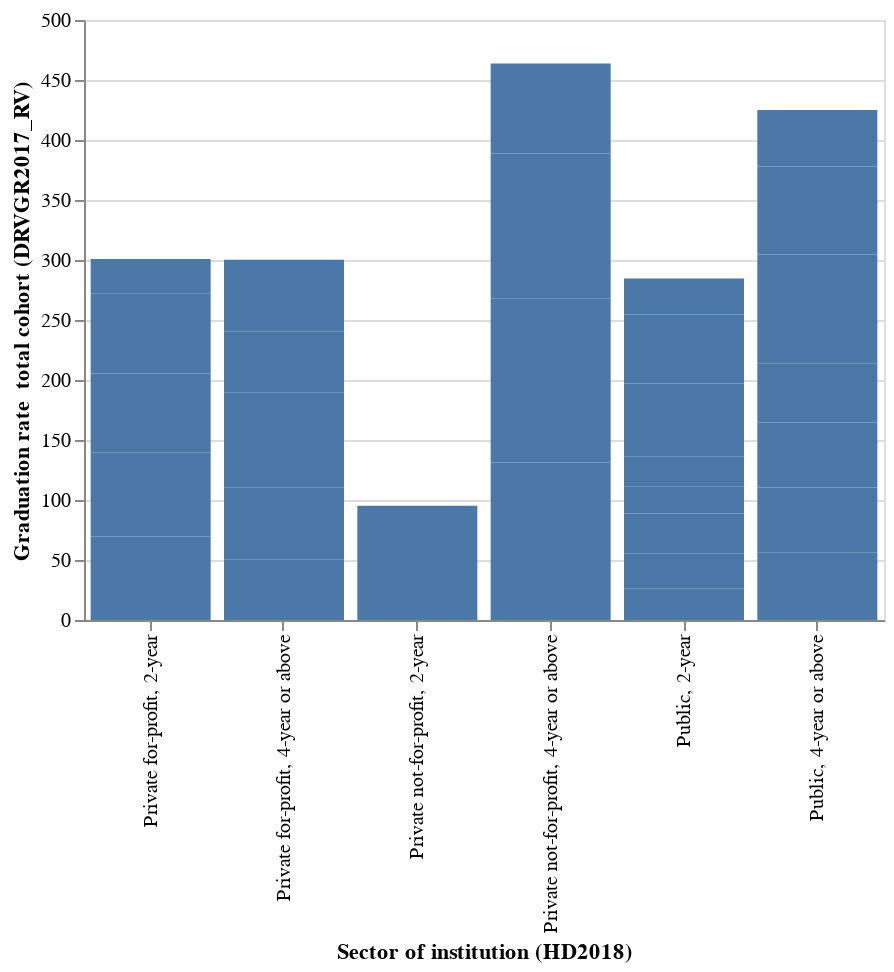

Write notebook code for a chart like this one.
### Code cell
alt.Chart(data = tidy).mark_bar().encode(
    x = 'Sector of institution (HD2018)',
    y = 'Graduation rate  total cohort (DRVGR2017_RV)',
)

### Figure 1 — Vega-Lite specification as saved in the notebook (floating-point values rounded to 4 significant figures)
{"$schema": "https://vega.github.io/schema/vega-lite/v3.4.0.json", "config": {"mark": {"tooltip": null}, "view": {"height": 300, "width": 400}}, "data": {"name": "data-df5ca937c9d7259b21761532c4ae714f"}, "datasets": {"data-df5ca937c9d7259b21761532c4ae714f": [{"Degree of urbanization (Urban-centric locale) (HD2018)": "City: Large", "Graduation rate  total cohort (DRVGR2017_RV)": 69.6, "Sector of institution (HD2018)": "Private for-profit, 2-year"}, {"Degree of urbanization (Urban-centric locale) (HD2018)": "City: Large", "Graduation rate  total cohort (DRVGR2017_RV)": 50.3, "Sector of institution (HD2018)": "Private for-profit, 4-year or above"}, {"Degree of urbanization (Urban-centric locale) (HD2018)": "City: Large", "Graduation rate  total cohort (DRVGR2017_RV)": 68.25, "Sector of institution (HD2018)": "Private not-for-profit, 2-year"}, {"Degree of urbanization (Urban-centric locale) (HD2018)": "City: Large", "Graduation rate  total cohort (DRVGR2017_RV)": 56.59, "Sector of institution (HD2018)": "Private not-for-profit, 4-year or above"}, {"Degree of urbanization (Urban-centric locale) (HD2018)": "City: Large", "Graduation rate  total cohort (DRVGR2017_RV)": 25.95, "Sector of institution (HD2018)": "Public, 2-year"}, {"Degree of urbanization (Urban-centric locale) (HD2018)": "City: Large", "Graduation rate  total cohort (DRVGR2017_RV)": 56.5, "Sector of institution (HD2018)": "Public, 4-year or above"}, {"Degree of urbanization (Urban-centric locale) (HD2018)": "City: Midsize", "Graduation rate  total cohort (DRVGR2017_RV)": 70.22, "Sector of institution (HD2018)": "Private for-profit, 2-year"}, {"Degree of urbanization (Urban-centric locale) (HD2018)": "City: Midsize", "Graduation rate  total cohort (DRVGR2017_RV)": 60, "Sector of institution (HD2018)": "Private for-profit, 4-year or above"}, {"Degree of urbanization (Urban-centric locale) (HD2018)": "City: Midsize", "Graduation rate  total cohort (DRVGR2017_RV)": 74.75, "Sector of institution (HD2018)": "Private not-for-profit, 4-year or above"}, {"Degree of urbanization (Urban-centric locale) (HD2018)": "City: Midsize", "Graduation rate  total cohort (DRVGR2017_RV)": 29.67, "Sector of institution (HD2018)": "Public, 2-year"}, {"Degree of urbanization (Urban-centric locale) (HD2018)": "City: Midsize", "Graduation rate  total cohort (DRVGR2017_RV)": 54, "Sector of institution (HD2018)": "Public, 4-year or above"}, {"Degree of urbanization (Urban-centric locale) (HD2018)": "City: Small", "Graduation rate  total cohort (DRVGR2017_RV)": 65.5, "Sector of institution (HD2018)": "Private for-profit, 2-year"}, {"Degree of urbanization (Urban-centric locale) (HD2018)": "City: Small", "Graduation rate  total cohort (DRVGR2017_RV)": 79, "Sector of institution (HD2018)": "Private for-profit, 4-year or above"}, {"Degree of urbanization (Urban-centric locale) (HD2018)": "City: Small", "Graduation rate  total cohort (DRVGR2017_RV)": 27, "Sector of institution (HD2018)": "Private not-for-profit, 2-year"}, {"Degree of urbanization (Urban-centric locale) (HD2018)": "City: Small", "Graduation rate  total cohort (DRVGR2017_RV)": 57.75, "Sector of institution (HD2018)": "Private not-for-profit, 4-year or above"}, {"Degree of urbanization (Urban-centric locale) (HD2018)": "City: Small", "Graduation rate  total cohort (DRVGR2017_RV)": 33.12, "Sector of institution (HD2018)": "Public, 2-year"}, {"Degree of urbanization (Urban-centric locale) (HD2018)": "City: Small", "Graduation rate  total cohort (DRVGR2017_RV)": 54, "Sector of institution (HD2018)": "Public, 4-year or above"}, {"Degree of urbanization (Urban-centric locale) (HD2018)": "Rural: Distant", "Graduation rate  total cohort (DRVGR2017_RV)": 79, "Sector of institution (HD2018)": "Private not-for-profit, 4-year or above"}, {"Degree of urbanization (Urban-centric locale) (HD2018)": "Rural: Distant", "Graduation rate  total cohort (DRVGR2017_RV)": 22.33, "Sector of institution (HD2018)": "Public, 2-year"}, {"Degree of urbanization (Urban-centric locale) (HD2018)": "Rural: Fringe", "Graduation rate  total cohort (DRVGR2017_RV)": 51, "Sector of institution (HD2018)": "Private for-profit, 4-year or above"}, {"Degree of urbanization (Urban-centric locale) (HD2018)": "Rural: Fringe", "Graduation rate  total cohort (DRVGR2017_RV)": 57, "Sector of institution (HD2018)": "Private not-for-profit, 4-year or above"}, {"Degree of urbanization (Urban-centric locale) (HD2018)": "Rural: Fringe", "Graduation rate  total cohort (DRVGR2017_RV)": 25.44, "Sector of institution (HD2018)": "Public, 2-year"}, {"Degree of urbanization (Urban-centric locale) (HD2018)": "Rural: Fringe", "Graduation rate  total cohort (DRVGR2017_RV)": 49.5, "Sector of institution (HD2018)": "Public, 4-year or above"}, {"Degree of urbanization (Urban-centric locale) (HD2018)": "Suburb: Large", "Graduation rate  total cohort (DRVGR2017_RV)": 66.5, "Sector of institution (HD2018)": "Private for-profit, 2-year"}, {"Degree of urbanization (Urban-centric locale) (HD2018)": "Suburb: Large", "Graduation rate  total cohort (DRVGR2017_RV)": 60, "Sector of institution (HD2018)": "Private for-profit, 4-year or above"}, {"Degree of urbanization (Urban-centric locale) (HD2018)": "Suburb: Large", "Graduation rate  total cohort (DRVGR2017_RV)": 63.71, "Sector of institution (HD2018)": "Private not-for-profit, 4-year or above"}, {"Degree of urbanization (Urban-centric locale) (HD2018)": "Suburb: Large", "Graduation rate  total cohort (DRVGR2017_RV)": 32.58, "Sector of institution (HD2018)": "Public, 2-year"}, {"Degree of urbanization (Urban-centric locale) (HD2018)": "Suburb: Large", "Graduation rate  total cohort (DRVGR2017_RV)": 41, "Sector of institution (HD2018)": "Public, 4-year or above"}, {"Degree of urbanization (Urban-centric locale) (HD2018)": "Suburb: Midsize", "Graduation rate  total cohort (DRVGR2017_RV)": 29, "Sector of institution (HD2018)": "Private for-profit, 2-year"}, {"Degree of urbanization (Urban-centric locale) (HD2018)": "Suburb: Midsize", "Graduation rate  total cohort (DRVGR2017_RV)": 75, "Sector of institution (HD2018)": "Private not-for-profit, 4-year or above"}, {"Degree of urbanization (Urban-centric locale) (HD2018)": "Suburb: Midsize", "Graduation rate  total cohort (DRVGR2017_RV)": 28, "Sector of institution (HD2018)": "Public, 2-year"}, {"Degree of urbanization (Urban-centric locale) (HD2018)": "Suburb: Midsize", "Graduation rate  total cohort (DRVGR2017_RV)": 49.6, "Sector of institution (HD2018)": "Public, 4-year or above"}, {"Degree of urbanization (Urban-centric locale) (HD2018)": "Suburb: Small", "Graduation rate  total cohort (DRVGR2017_RV)": 30.5, "Sector of institution (HD2018)": "Public, 2-year"}, {"Degree of urbanization (Urban-centric locale) (HD2018)": "Suburb: Small", "Graduation rate  total cohort (DRVGR2017_RV)": 73.33, "Sector of institution (HD2018)": "Public, 4-year or above"}, {"Degree of urbanization (Urban-centric locale) (HD2018)": "Town: Distant", "Graduation rate  total cohort (DRVGR2017_RV)": 27, "Sector of institution (HD2018)": "Public, 2-year"}, {"Degree of urbanization (Urban-centric locale) (HD2018)": "Town: Remote", "Graduation rate  total cohort (DRVGR2017_RV)": 30, "Sector of institution (HD2018)": "Public, 2-year"}, {"Degree of urbanization (Urban-centric locale) (HD2018)": "Town: Remote", "Graduation rate  total cohort (DRVGR2017_RV)": 47, "Sector of institution (HD2018)": "Public, 4-year or above"}]}, "encoding": {"x": {"field": "Sector of institution (HD2018)", "type": "nominal"}, "y": {"field": "Graduation rate  total cohort (DRVGR2017_RV)", "type": "quantitative"}}, "mark": "bar"}
